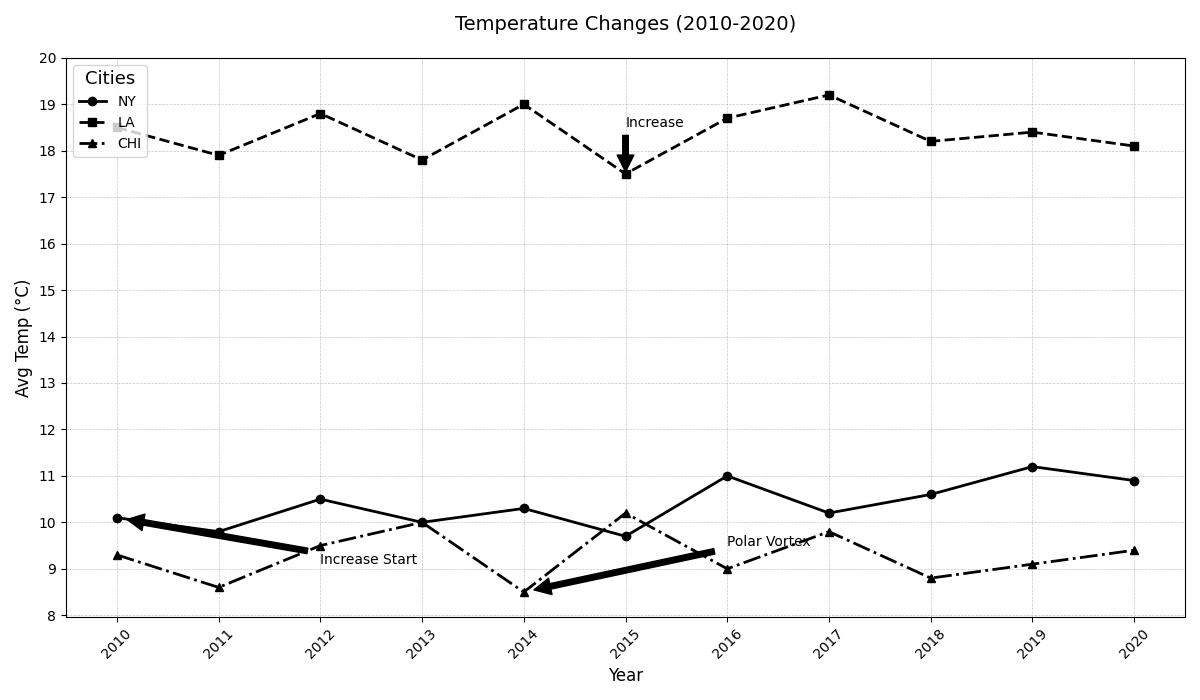

This chart was generated by the following Python code:
import matplotlib.pyplot as plt
import numpy as np

years = np.arange(2010, 2021)
ny_temps = np.array([10.1, 9.8, 10.5, 10.0, 10.3, 9.7, 11.0, 10.2, 10.6, 11.2, 10.9])
la_temps = np.array([18.5, 17.9, 18.8, 17.8, 19.0, 17.5, 18.7, 19.2, 18.2, 18.4, 18.1])
chicago_temps = np.array([9.3, 8.6, 9.5, 10.0, 8.5, 10.2, 9.0, 9.8, 8.8, 9.1, 9.4])

plt.figure(figsize=(12, 7))

# Applying a single color (e.g., 'black') across all data groups
single_color = 'black'
plt.plot(years, ny_temps, marker='o', label='NY', linestyle='-', linewidth=2, color=single_color)
plt.plot(years, la_temps, marker='s', label='LA', linestyle='--', linewidth=2, color=single_color)
plt.plot(years, chicago_temps, marker='^', label='CHI', linestyle='-.', linewidth=2, color=single_color)

# Updating annotations to use the same color
plt.annotate('Increase Start', xy=(2010, ny_temps[0]), xytext=(2012, ny_temps[0] - 1),
             arrowprops=dict(facecolor=single_color, shrink=0.05), fontsize=10, color=single_color)
plt.annotate('Increase', xy=(2015, la_temps[5]), xytext=(2015, la_temps[5] + 1),
             arrowprops=dict(facecolor=single_color, shrink=0.05), fontsize=10, color=single_color)
plt.annotate('Polar Vortex', xy=(2014, chicago_temps[4]), xytext=(2016, chicago_temps[4] + 1),
             arrowprops=dict(facecolor=single_color, shrink=0.05), fontsize=10, color=single_color)

plt.title('Temperature Changes (2010-2020)', fontsize=14, pad=20)
plt.xlabel('Year', fontsize=12)
plt.ylabel('Avg Temp (°C)', fontsize=12)
plt.xticks(years, rotation=45)
plt.yticks(np.arange(8, 21, 1))

plt.grid(True, which='both', linestyle='--', linewidth=0.5, alpha=0.7)
plt.legend(loc='upper left', fontsize=10, title='Cities', title_fontsize='13')
plt.tight_layout()
plt.show()
